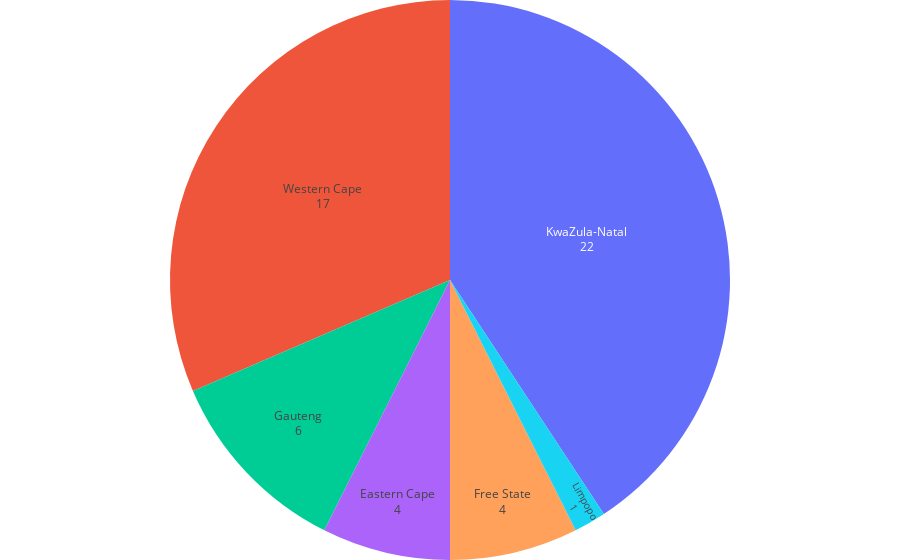

The notebook cell this image was saved under:
### Code cell
fig_province_deaths = px.pie(prov_deaths_totals_data, values='total', names='province')
fig_province_deaths.update_layout(
    legend=dict(x=0, y=1),
    showlegend=False,
    margin=empty_margin_dict,
)
# hov_template = ''
fig_province_deaths.update_traces(hoverinfo= 'label+percent', 
                  hovertemplate = '%{label}<br>%{value}',
                  textinfo='value+label',
                  textposition='inside')
fig_province_deaths.show()

### Figure 1 — Plotly figure (JSON) as saved in the notebook; plotly's stock layout.template omitted (floating-point values rounded to 4 significant figures)
{"data": [{"domain": {"x": [0, 1], "y": [0, 1]}, "hoverinfo": "label+percent", "hovertemplate": "%{label}<br>%{value}", "labels": ["Eastern Cape", "Free State", "Gauteng", "KwaZula-Natal", "Limpopo", "Mpumalanga", "Northern Cape", "North West", "Western Cape", "Unknown"], "legendgroup": "", "name": "", "showlegend": true, "textinfo": "value+label", "textposition": "inside", "type": "pie", "values": [4, 4, 6, 22, 1, 0, 0, 0, 17, 0]}], "layout": {"legend": {"tracegroupgap": 0, "x": 0, "y": 1}, "margin": {"b": 0, "l": 0, "r": 0, "t": 0}, "showlegend": false}}
